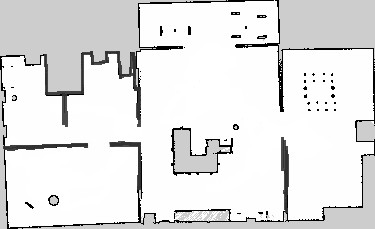
#> input picture ros_ws/src/room_segmentation/house.jpeg, 375 x 229 px
$ python segment_room.py   (older library calls are emulated)
#> lines starting #> are read from the running program, lines starting #| are printed output that depends on the picture; after the words box and inside, x2 and y2 are one past the last pixel; in counts of white or black regions, pixels touching at a corner belong together
#> further down, img is the input picture: shape (229, 375); min 0, max 255, mean 227.6
import cv2
import numpy as np
from random import randint
from typing import Optional, Tuple, List, Union
from skimage.transform import resize


def segment_rooms(
    image: np.ndarray,
    blur_kernel_size: int = 7,
    noise_threshold: int = 25,
    apply_mask: bool = True,
    dist_threshold_min: float = 0.3,
    dist_threshold_max: float = 1.0,
    resize_dim: int = 500,
    min_area: int = -1,
) -> np.ndarray:
    """
    使用分水岭算法进行房间分割。通过距离变换和形态学操作，
    尝试识别图像中的房间区域。
    """
#> called with blur_kernel_size = 7, noise_threshold = 25, apply_mask = True, dist_threshold_min = 0.3, dist_threshold_max = 1, resize_dim = 500, min_area = -1
    img = image.copy()

    if img.ndim == 3:
        img = cv2.cvtColor(img, cv2.COLOR_BGR2GRAY)

    original_height, original_width = img.shape
#> original_height = 229; original_width = 375
    img = cv2.resize(img, (resize_dim, int(
        resize_dim * img.shape[0] / img.shape[1])))
#> img: shape (305, 500)

    blurred_img = cv2.GaussianBlur(
        img, (blur_kernel_size, blur_kernel_size), 0)

    _, binary_img = cv2.threshold(
        blurred_img, 0, 255, cv2.THRESH_BINARY_INV + cv2.THRESH_OTSU)
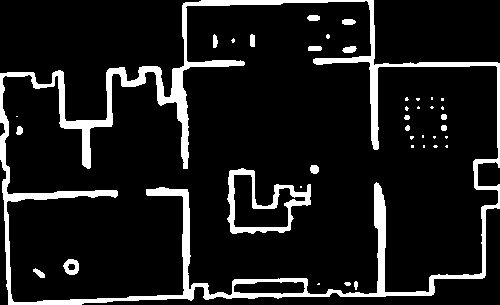
#> binary_img: shape (305, 500); 10.7% white; 39 white regions (21 under 20 px)

    if apply_mask:
        mask = np.zeros_like(img)
        contours, _ = cv2.findContours(
            binary_img, cv2.RETR_EXTERNAL, cv2.CHAIN_APPROX_SIMPLE)
#> contours = 1 contour; box (x1, y1, x2, y2) and area: (0, 0, 500, 305) 121840
        for contour in contours:
            if cv2.contourArea(contour) > noise_threshold:
                cv2.fillPoly(mask, [contour], 255)
#> this loop made 1 pass
#> mask: shape (305, 500); 80.5% white; 6 black regions, box (x1, y1, x2, y2) and area: (0, 0, 201, 121) 15470, (374, 0, 500, 65) 7851, (82, 208, 500, 305) 5172, (0, 160, 8, 305) 717, (478, 162, 500, 186) 486, (0, 123, 5, 136) 48
        img[mask == 0] = 0
#> img: shape (305, 500); min 0, max 255, mean 187.6

    laplacian_kernel = np.array(
        [[1, 1, 1], [1, -8, 1], [1, 1, 1]], dtype=np.float32)
    laplacian = cv2.filter2D(img, cv2.CV_32F, laplacian_kernel)
    img = np.float32(img) - laplacian

    img = np.clip(img, 0, 255).astype("uint8")

    _, binary_threshold = cv2.threshold(
        img, 40, 255, cv2.THRESH_BINARY | cv2.THRESH_OTSU)
#> binary_threshold: shape (305, 500); 74% white; 101 black regions (81 under 20 px), largest, box (x1, y1, x2, y2) and area: (0, 0, 500, 305) 28896, (374, 0, 500, 65) 7851, (228, 167, 311, 235) 816

    distance_transform = cv2.distanceTransform(
        binary_threshold, cv2.DIST_L2, 3)
    cv2.normalize(distance_transform, distance_transform,
                  0, 1.0, cv2.NORM_MINMAX)

    _, dist_thresholded = cv2.threshold(
        distance_transform, dist_threshold_min, dist_threshold_max, cv2.THRESH_BINARY)
#> dist_thresholded: shape (305, 500) float32; values 0 (black) and 1 (white), 22.4% white; 7 white regions, largest, box (x1, y1, x2, y2) and area: (203, 22, 368, 269) 17540, (27, 208, 165, 280) 6503, (384, 156, 464, 273) 5635

    kernel = np.ones((3, 3), dtype=np.uint8)
    dilated = cv2.dilate(dist_thresholded, kernel)
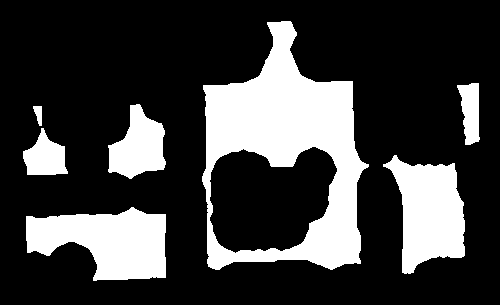
#> dilated: shape (305, 500) float32; values 0 (black) and 1 (white), 24.4% white; 7 white regions

    contours, _ = cv2.findContours(dilated.astype(
        "uint8"), cv2.RETR_EXTERNAL, cv2.CHAIN_APPROX_SIMPLE)
#> contours = 7 contours; box (x1, y1, x2, y2) and area: (202, 21, 369, 270) 28813, (26, 207, 166, 281) 6780, (383, 155, 465, 274) 5902, (108, 104, 166, 179) 2604, (23, 128, 68, 175) 1262, (457, 83, 480, 145) 912, (33, 106, 42, 126) 95
    markers = np.zeros_like(dilated, dtype=np.int32)

    for idx, contour in enumerate(contours):
        cv2.drawContours(markers, contours, idx, color=(idx + 1), thickness=-1)
#> this loop made 7 passes
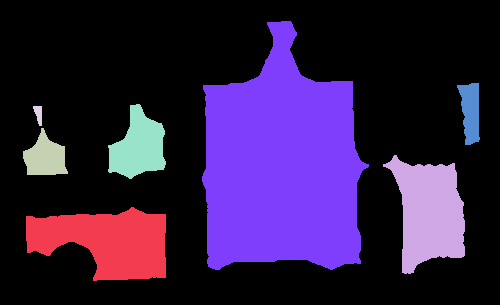
#> markers: shape (305, 500) int32; 8 distinct labels, from 0 to 7; one colour per label, 0 black

    cv2.circle(markers, (5, 5), 3, (255, 255, 255), -1)
#> markers: shape (305, 500) int32; 9 distinct labels, from 0 to 255
    cv2.watershed(cv2.cvtColor(img, cv2.COLOR_GRAY2BGR), markers)

    markers = resize(markers, (original_height, original_width),
                     order=0, preserve_range=True, anti_aliasing=False)
#> markers: shape (229, 375) int32; 9 distinct labels, from -1 to 255

    if min_area > 0:
        markers = filter_small_zones(markers, min_area=min_area)

    return markers


def visualize_segments(
    markers: np.ndarray, colors: Optional[List[Tuple[int]]] = None, show_labels: bool = False
) -> np.ndarray:
    """
    根据分割标记生成彩色图像。可以提供颜色列表，如果设置了show_labels，则在每个区域中心标记区域索引。
    """
    colored_img = np.zeros_like(markers, dtype=np.uint8)
    colored_img = cv2.cvtColor(colored_img, cv2.COLOR_GRAY2BGR)

    unique_markers = np.unique(markers)
    unique_markers = unique_markers[(
        unique_markers > 0) & (unique_markers < 255)]

    if colors is None:
        colors = {index: (randint(0, 255), randint(0, 255),
                          randint(0, 255)) for index in unique_markers}

    for index in unique_markers:
        colored_img[markers == index] = colors[index]

    if show_labels:
        for index in unique_markers:
            y_coords, x_coords = np.where(markers == index)
            y_center = int(np.mean(y_coords))
            x_center = int(np.mean(x_coords))
            cv2.putText(
                colored_img,
                str(index + 1),
                (x_center, y_center),
                cv2.FONT_HERSHEY_SIMPLEX,
                0.5,
                (0, 0, 0),
                1,
                cv2.LINE_AA,
            )

    return colored_img


def filter_small_zones(markers: np.ndarray, min_area: float = 1500.0) -> np.ndarray:
    """
    对分割标记进行阈值处理，消除面积小于指定阈值的区域，并将其设置为周围最常见的区域标签。
    """
#> called with min_area = 1500
    markers = markers.copy()
    unique_markers = np.unique(markers)
#> unique_markers = [-1, 1, 2, 3, 4, 5, 6, 7, 255]
    unique_markers = unique_markers[(
        unique_markers > 0) & (unique_markers < 255)]
#> unique_markers = [1, 2, 3, 4, 5, 6, 7]

    for index in unique_markers:
        mask = (markers == index)
        y_coords, x_coords = np.where(mask)
        y_min, y_max = np.min(y_coords), np.max(y_coords)
        x_min, x_max = np.min(x_coords), np.max(x_coords)

        area = (y_max - y_min) * (x_max - x_min)
        if area < min_area:
            y_min = max(int(y_min - (y_max - y_min) * 0.1), 0)
            y_max = min(int(y_max + (y_max - y_min) * 0.1), markers.shape[0])
            x_min = max(int(x_min - (x_max - x_min) * 0.1), 0)
            x_max = min(int(x_max + (x_max - x_min) * 0.1), markers.shape[1])

            surrounding = markers[y_min:y_max, x_min:x_max]
            surrounding = surrounding[(surrounding != index) & (
                surrounding > 0) & (surrounding < 255)]

            if len(surrounding) == 0:
                continue

            most_common = np.bincount(surrounding).argmax()
            markers[mask] = most_common
#> this loop made 7 passes
#> (y_min, y_max, x_min, x_max, area, most_common) on pass 4: (59, 99, 2, 43, 1122, 5)
#> (y_min, y_max, x_min, x_max, area) on passes 1, 2, 3, 5, 6, 7: (84, 227, 1, 138, 19591), (68, 222, 277, 367, 13860), (95, 142, 6, 71, 3055), (1, 225, 1, 278, 62048), (1, 227, 80, 373, 66218), (6, 221, 139, 287, 31820)
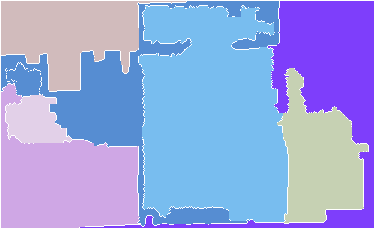
#> markers: shape (229, 375) int32; 8 distinct labels, from -1 to 255; one colour per label, 0 black, -1 white
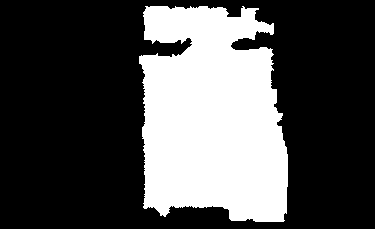
#> mask: shape (229, 375) bool; 30.9% white; 1 white region, box (x1, y1, x2, y2) and area: (139, 6, 288, 222) 26494

    return markers


def identify_zones(
    img: np.ndarray,
    unknown_label: Union[int, Tuple[int, int, int]],
    empty_label: Union[int, Tuple[int, int, int]],
):
    """
    接受图像并尝试将其分割为已知、未知和其他（基本上是墙壁）区域。
    """
    base = np.ones_like(img)
    base = np.where(img == unknown_label, -1, base)
    base = np.where(img == empty_label, 0, base)
    return base


if __name__ == "__main__":
    img = cv2.imread("./house.jpeg", cv2.IMREAD_GRAYSCALE)
    segmented_markers = segment_rooms(img)
    filtered_markers = filter_small_zones(segmented_markers)
    final_image = visualize_segments(segmented_markers, show_labels=True)
#> in visualize_segments, `colored_img = cv2.cvtColor(colored_img, cv2.COLOR_GRAY2BGR)`: colored_img: shape (229, 375, 3); every value is 0
#> in visualize_segments, `unique_markers = np.unique(markers)`: unique_markers = [-1, 1, 2, 3, 4, 5, 6, 7, 255]
#> in visualize_segments, `unique_markers = unique_markers[( unique_markers > 0) & (unique_marker..`: unique_markers = [1, 2, 3, 4, 5, 6, 7]
#> in visualize_segments, `colors = {index: (randint(0, 255), randint(0, 255), randint(0, 255)) f..`: colors = {1: (197, 215, 20), 2: (132, 248, 207), 3: (155, 244, 183), 4: (111, 71, 144), 5: (71, 48, 128), 6: (75, 158, 50), 7: (37, 169, 241)}
#> the loop in visualize_segments, `for index in unique_markers:` made 7 passes
#> the loop in visualize_segments, `for index in unique_markers:` made 7 passes
#> (y_center, x_center) on passes 1 to 7: (181, 64), (159, 319), (120, 34), (80, 24), (98, 132), (87, 324), (116, 211)
#> after the loop in visualize_segments, `for index in unique_markers:`:
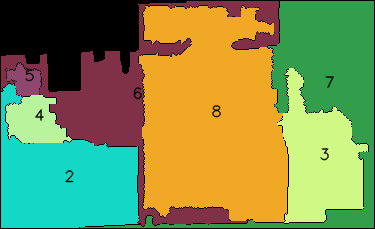
#> colored_img: shape (229, 375, 3); mean B, G, R 76.8, 142.7, 126.7
    filtered_image = visualize_segments(filtered_markers, show_labels=True)
#> call 2 of visualize_segments, with show_labels = True
#> in visualize_segments (call 2), `unique_markers = np.unique(markers)`: unique_markers = [-1, 1, 2, 3, 5, 6, 7, 255]
#> in visualize_segments (call 2), `unique_markers = unique_markers[( unique_markers > 0) & (unique_marker..`: unique_markers = [1, 2, 3, 5, 6, 7]
#> in visualize_segments (call 2), `colors = {index: (randint(0, 255), randint(0, 255), randint(0, 255)) f..`: colors = {1: (51, 181, 222), 2: (161, 104, 244), 3: (226, 133, 31), 5: (7, 47, 204), 6: (0, 252, 170), 7: (124, 166, 32)}
#> the loop in visualize_segments (call 2), `for index in unique_markers:` made 6 passes
#> the loop in visualize_segments (call 2), `for index in unique_markers:` made 6 passes
#> after the loop in visualize_segments (call 2), `for index in unique_markers:`:
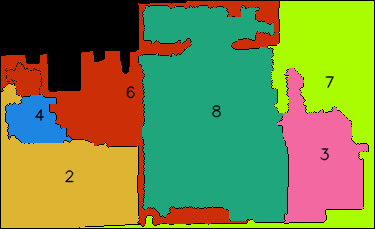
#> colored_img: shape (229, 375, 3); mean B, G, R 67.1, 134.9, 119.1

    cv2.imshow("Final Segmentation", final_image)
    cv2.imshow("Filtered Segmentation", filtered_image)
    cv2.waitKey()
    print(np.unique(filtered_markers, return_counts=True))
#| (array([ -1,   1,   2,   3,   5,   6,   7, 255], dtype=int32), array([ 3184, 11947,  8135,  2176, 11972, 13323, 26494,  8644]))

    np.save("house_segmentation.npy", filtered_markers, allow_pickle=False)

$ run again, with ros_ws/src/room_segmentation/apartment.pgm saved as ros_ws/src/room_segmentation/house.jpeg
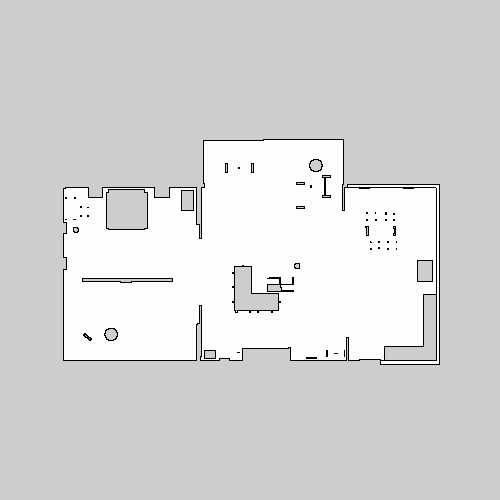
#> input picture ros_ws/src/room_segmentation/apartment.pgm, 500 x 500 px
#> img is the input picture: shape (500, 500); min 0, max 255, mean 214.5
#> binary_img: shape (500, 500); 77.2% white; 1 black region, box (x1, y1, x2, y2) and area: (66, 142, 434, 358) 56948
#> in segment_rooms, `contours, _ = cv2.findContours( binary_img, cv2.RETR_EXTERNAL, cv2.CHA..`: contours = [[[0, 0], [0, 499], [499, 499], [499, 0]]]
#> the loop in segment_rooms, `for contour in contours:` made 1 pass
#> contour on pass 1: [[0, 0], [0, 499], [499, 499], [499, 0]]
#> binary_threshold: shape (500, 500); 98.6% white; black in thin lines or dots, all inside (x1, y1, x2, y2) = (63, 139, 440, 365)
#> dist_thresholded: shape (500, 500) float32; values 0 (black) and 1 (white), 37% white; 4 white regions (2 under 20 px), largest, box (x1, y1, x2, y2) and area: (0, 0, 500, 185) 53078, (0, 364, 500, 500) 39473
#> dilated: shape (500, 500) float32; values 0 (black) and 1 (white), 37.6% white; 4 white regions (2 under 20 px)
#> in segment_rooms, `contours, _ = cv2.findContours(dilated.astype( "uint8"), cv2.RETR_EXTE..`: contours = 4 contours, 2 with area under 20; largest, box (x1, y1, x2, y2) and area: (0, 0, 500, 186) 53076, (0, 363, 500, 500) 39468
#> the loop in segment_rooms, `for idx, contour in enumerate(contours):` made 4 passes
#> contour on pass 3: [[0, 225], [0, 230], [1, 230], [1, 225]]
#> in filter_small_zones, `unique_markers = np.unique(markers)`: unique_markers = [-1, 1, 2, 3, 4, 255]
#> in filter_small_zones, `unique_markers = unique_markers[( unique_markers > 0) & (unique_marker..`: unique_markers = [1, 2, 3, 4]
#> the loop in filter_small_zones, `for index in unique_markers:` made 4 passes
#> (y_min, y_max, x_max, area) on passes 1 to 4: (186, 498, 498, 155064), (245, 315, 66, 4550), (205, 245, 66, 2600), (1, 358, 498, 177429)
#> in visualize_segments, `unique_markers = np.unique(markers)`: unique_markers = [-1, 1, 2, 3, 4, 255]
#> in visualize_segments, `unique_markers = unique_markers[( unique_markers > 0) & (unique_marker..`: unique_markers = [1, 2, 3, 4]
#> colors = {1: (197, 215, 20), 2: (132, 248, 207), 3: (155, 244, 183), 4: (111, 71, 144)}
#> the loop in visualize_segments, `for index in unique_markers:` made 4 passes
#> the loop in visualize_segments, `for index in unique_markers:` made 4 passes
#> (y_center, x_center) on passes 1 to 4: (415, 259), (279, 32), (225, 32), (165, 253)
#> after the loop in visualize_segments, `for index in unique_markers:`:
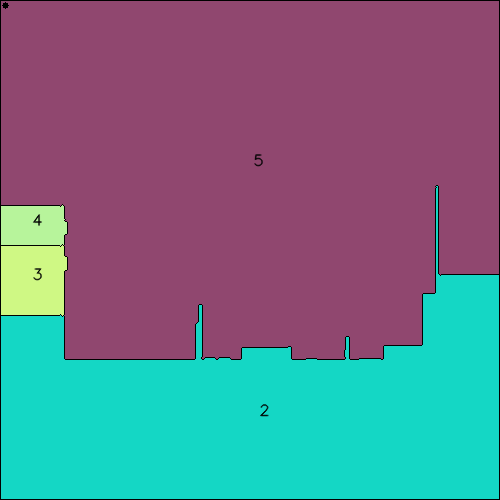
#> colored_img: shape (500, 500, 3); mean B, G, R 137.8, 120.9, 103.9
#> in visualize_segments (call 2), `unique_markers = np.unique(markers)`: unique_markers = [-1, 1, 2, 3, 4, 255]
#> in visualize_segments (call 2), `unique_markers = unique_markers[( unique_markers > 0) & (unique_marker..`: unique_markers = [1, 2, 3, 4]
#> colors = {1: (71, 48, 128), 2: (75, 158, 50), 3: (37, 169, 241), 4: (51, 181, 222)}
#> the loop in visualize_segments (call 2), `for index in unique_markers:` made 4 passes
#> the loop in visualize_segments (call 2), `for index in unique_markers:` made 4 passes
#> after the loop in visualize_segments (call 2), `for index in unique_markers:`:
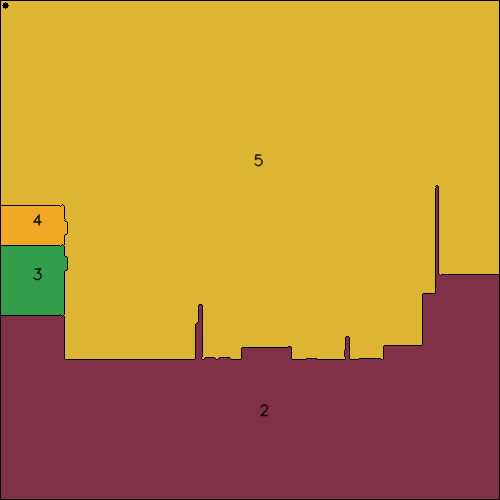
#> colored_img: shape (500, 500, 3); mean B, G, R 57, 135.5, 186.2
#| (array([ -1,   1,   2,   3,   4, 255], dtype=int32), array([  3196,  79959,   4388,   2496, 159932,     29]))
